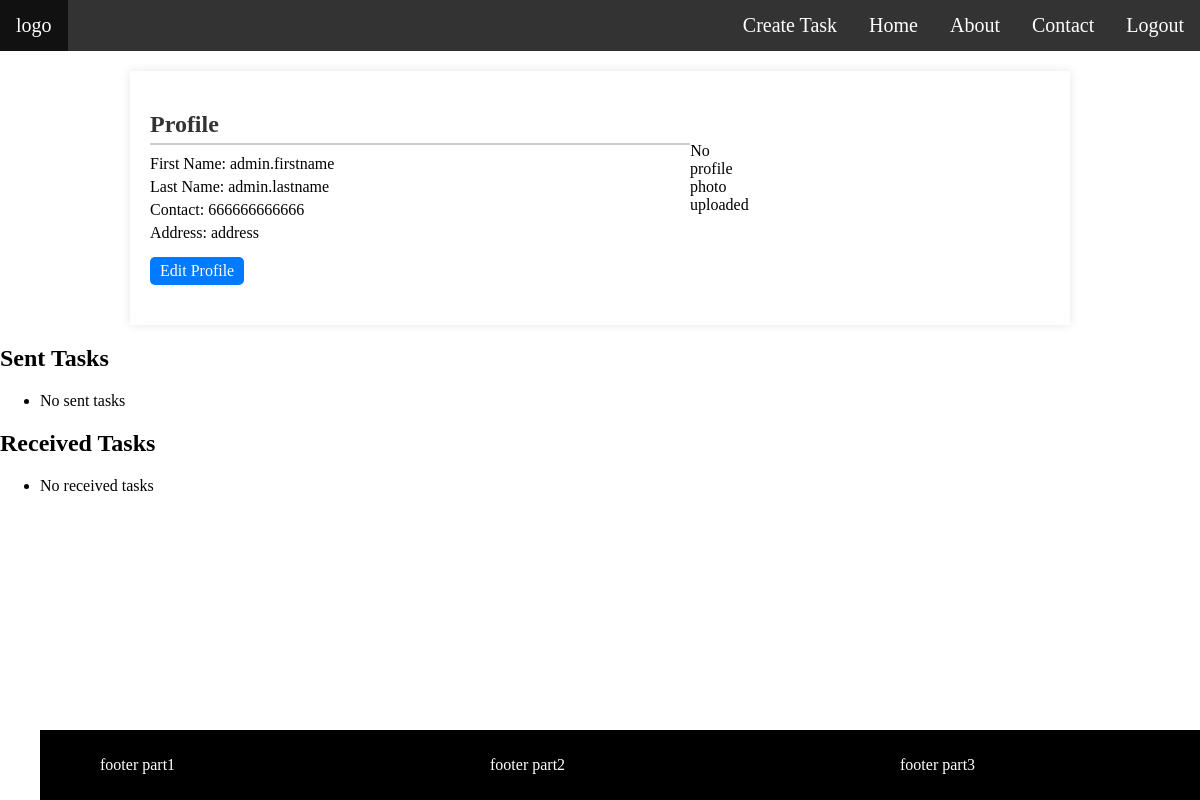
Page /dashboard/displayprofile/ (signed in) on the earlier database version.
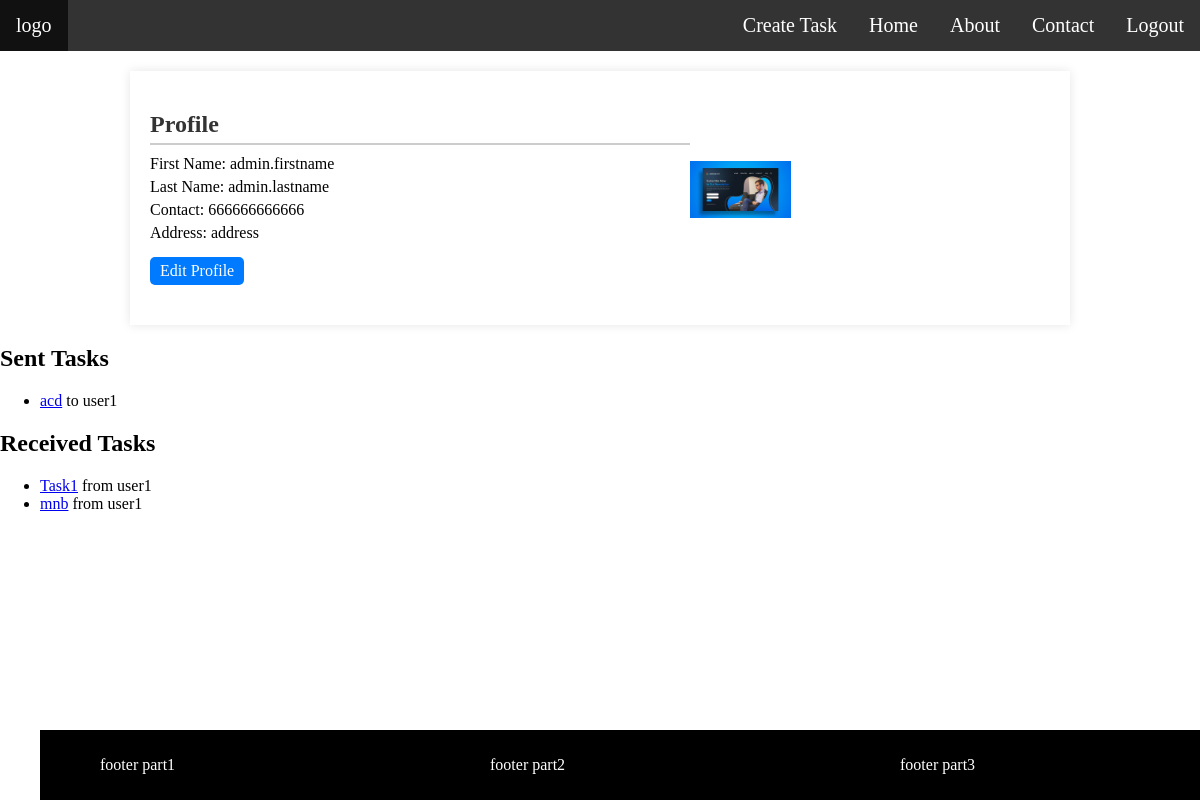
Same page on the later database version.
### dashboard/models.py (models this page shows, shortened)
class UserDetail(models.Model):
    user = models.OneToOneField(User, on_delete=models.CASCADE)
    firstname = models.CharField(max_length=100)
    lastname = models.CharField(max_length=100)
    contact = models.CharField(max_length=20)
    address = models.TextField(null=True)
    profile_photo = models.ImageField(upload_to='profilephotos/', null=True, blank=True)

class Task(models.Model):
    sender=models.ForeignKey(User,related_name='sent_tasks',on_delete=models.CASCADE)
    receiver=models.ForeignKey(User,related_name='received_tasks',on_delete=models.CASCADE)
    title=models.CharField(max_length=255)
    description=models.TextField()
    is_completed=models.BooleanField(default=False)
    created_at=models.DateTimeField(auto_now_add=True)
    completed_at=models.DateTimeField(null=True,blank=True)

### dashboard/views.py (the view)
# urls.py: path('displayprofile/',views.profile_view,name='displayprofile'),
@login_required
def profile_view(request):
    try:
        user_detail = UserDetail.objects.get(user=request.user)
    except UserDetail.DoesNotExist:
        return redirect('editprofile', user_id=request.user.id)
    sent = Task.objects.filter(sender=request.user)
    received = Task.objects.filter(receiver=request.user)
    return render(request, 'displayprofile.html', {
        'user_detail': user_detail,
        'sent': sent,
        'received': received
    })

### dashboard/templates/displayprofile.html (shortened to what this page needs)
{% load static %}
<html>
<head>
  <link rel="stylesheet" href="{% static 'dashboard/style.css' %}">
</head>
<body>
<div class="header">
  <ul>
  <li><a href="">logo</a></li>
  <li style="float:right"><a href="{% url 'logout' %}">Logout</a></li>
  <li style="float:right"><a href="#contact">Contact</a></li>
  <li style="float:right"><a href="#news">About</a></li>
  <li style="float:right"><a class="active" href="#home">Home</a></li>
  <li style="float:right"><a class="active" href="{%url 'create_task'%}">Create Task</a></li>
</ul>
</div>
<div class="main">
   <div class="details">
  {% block content %}
    <h2>Profile</h2>
    {% if user_detail %}
        <p>First Name: {{ user_detail.firstname }}</p>
        <p>Last Name: {{ user_detail.lastname }}</p>
        <p>Contact: {{ user_detail.contact }}</p>
        <p>Address: {{ user_detail.address }}</p>
        <a href="{% url 'editprofile' user.id %}">Edit Profile</a>
    {% else %}
        <p>No profile details found.</p>
        <a href="{% url 'editprofile' user.id %}">Add Profile</a>
    {% endif %}
   </div>
      <div class="pp">
            {% if user_detail.profile_photo %}
                <img src="{{ user_detail.profile_photo.url }}" alt="Profile Photo" class="pp">
            {% else %}
                <p>No profile photo uploaded</p>
            {% endif %}
        </div>
</div>
 <h2>Sent Tasks</h2>
    <ul>
        {% for task in sent %}
        <li><a href="{% url 'task_detail' task.pk %}">{{ task.title }}</a> to {{ task.receiver.username }}</li>
        {% empty %}<li>No sent tasks</li>{% endfor %}
    </ul>
    <h2>Received Tasks</h2>
    <ul>
        {% for task in received %}
        <li><a href="{% url 'task_detail' task.pk %}">{{ task.title }}</a> from {{ task.sender.username }}</li>
        {% empty %}<li>No received tasks</li>{% endfor %}
{%endblock%}
 <div class="footer">
 <div class="foot1">
 <p>footer part1</p>
 </div>
 <div class="foot2">
  <p>footer part2</p>
 </div>
 <div class="foot3">
  <p>footer part3</p>
 </div>
</div>
</body>
</html>

### dashboard/static/dashboard/style.css (style rules this page uses)
body, html { margin: 0; padding: 0; }
.main { max-width: 900px; margin: 20px auto; padding: 20px; box-shadow: 0 0 10px rgba(0, 0, 0, 0.1); display:flex; }
.header ul { list-style-type: none; margin: 0; padding: 0; overflow: hidden; background-color: #333; }
.header li { float: left; }
.header li a { display: block; color: white; text-align: center; padding: 14px 16px; text-decoration: none; font-size:20px; }
.details { margin-bottom: 20px; width:60%; }
.details h2 { font-size: 24px; color: #333; border-bottom: 2px solid #ccc; padding-bottom: 5px; margin-bottom: 10px; }
.details p { margin: 5px 0; }
.details a { display: inline-block; margin-top: 10px; padding: 5px 10px; background-color: #007bff; color: #fff; text-decoration: none; border-radius: 5px; }
.pp { width: 505%; text-align: center; padding-top:35px; }
.pp img { max-width: 200px; max-height: 200px; border-radius: 0%; }
.pp { max-width: 20px; max-height: 20px; }
.footer { position: absolute; display:flex; bottom: 0; width: 100%; background-color: black; color:white; padding: 10px; clear: both; }
.foot1, .foot2, .foot3 { flex:2; padding-left:50px; }
.foot1 { padding-left:25px; margin-left:25px; margin-right:10px; }
.foot2 { margin-right:20px; padding-right:20px }
.foot3 { padding-left:20px; margin-left:20px; padding-right:10px; margin-right:10px; }

Differences in the rows shown:
changed UserDetail "admin.firstname": profile_photo: picture added
added Task: title "acd", receiver.username "user1", shown under "Sent Tasks"
added Task: title "Task1", sender.username "user1", shown under "Received Tasks"
added Task: title "mnb", sender.username "user1", shown under "Received Tasks"
Other differences:
text no longer shown: "No profile photo uploaded No sent tasks No received tasks"
